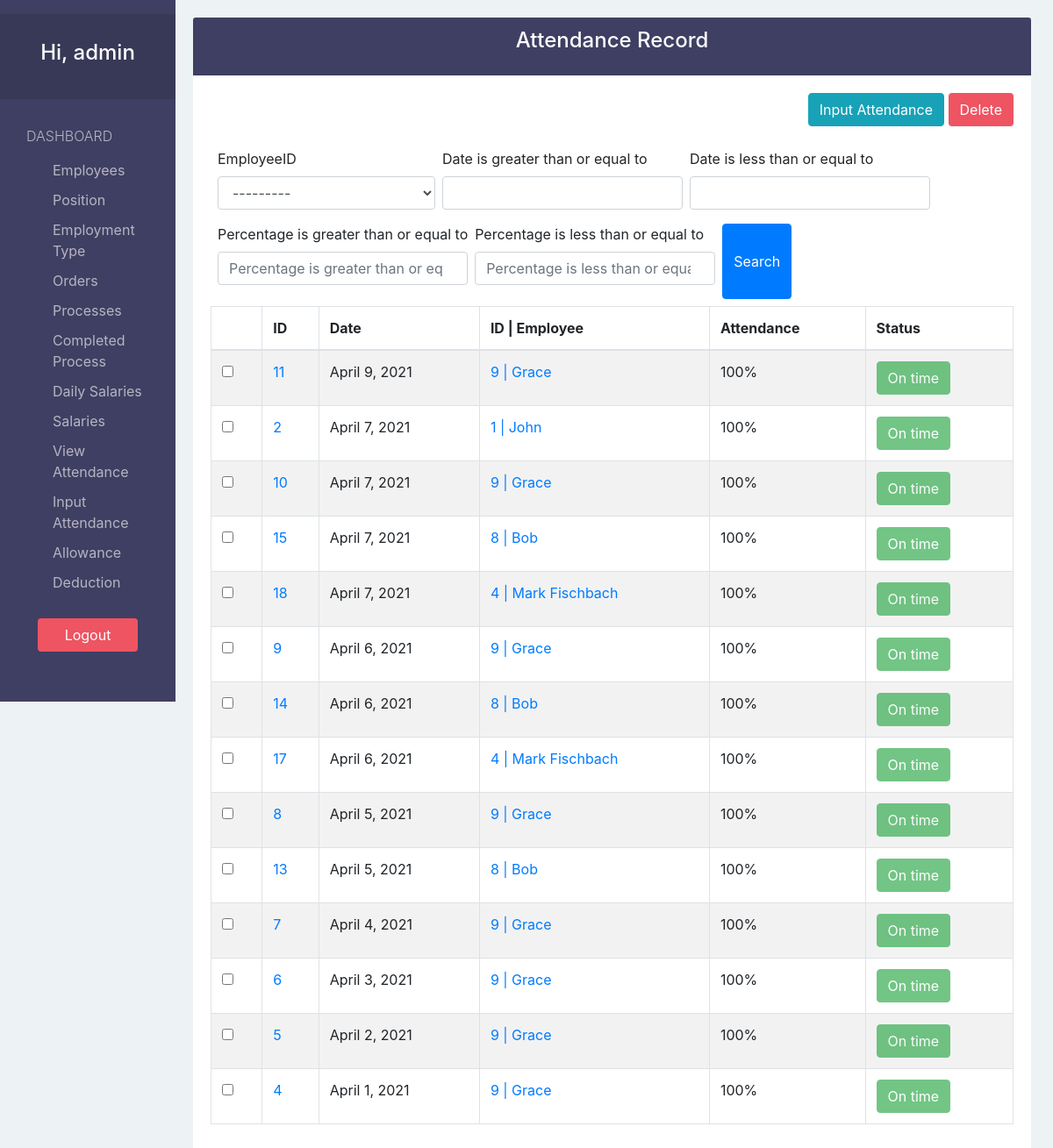
/attendance/ (signed in), run on an earlier commit of the app's database.
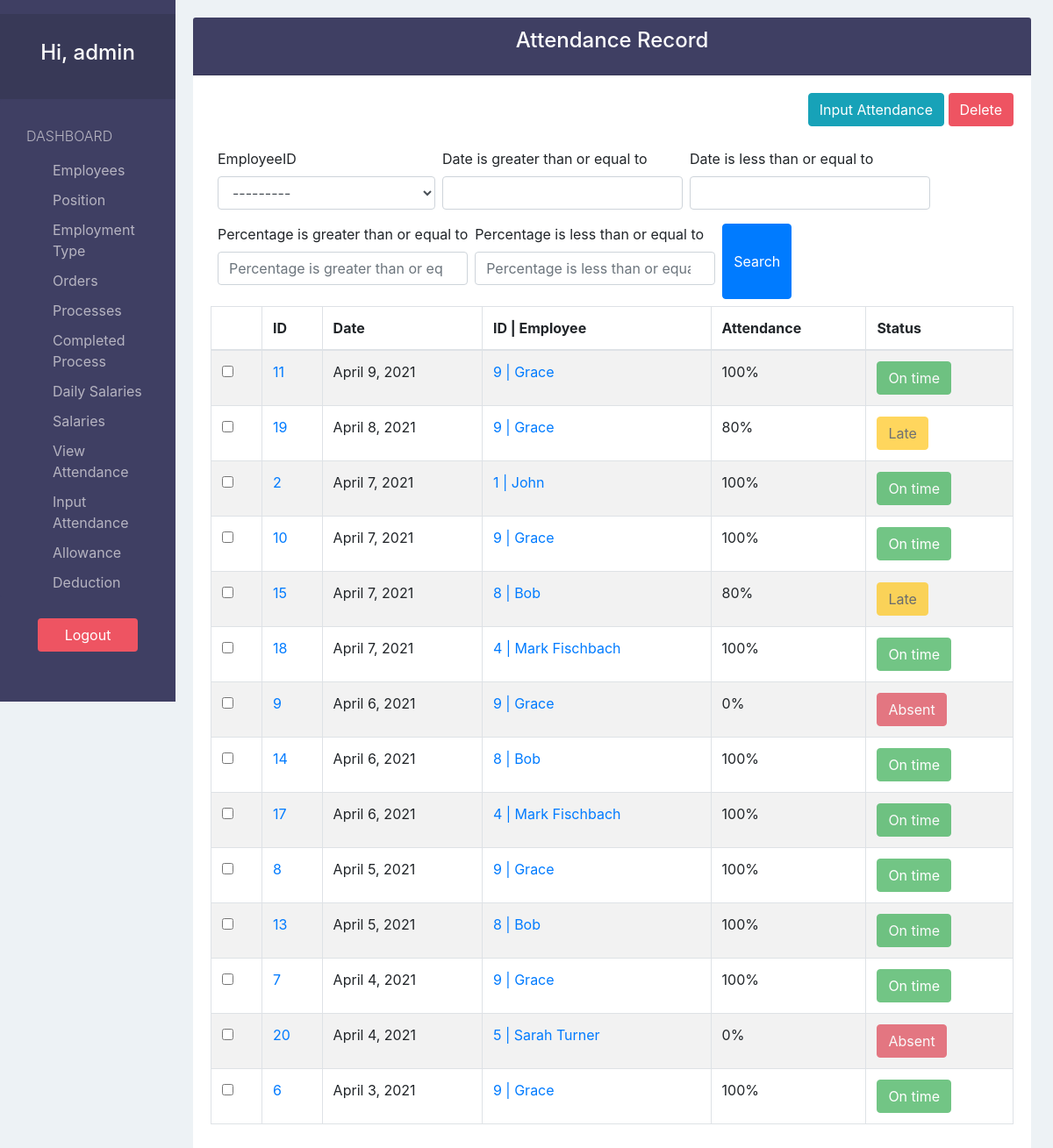
And on a later commit of the database.
### payrollApp/models.py (models this page shows)
class Attendance(models.Model):
  employeeID    = models.ForeignKey('Employee', default=None, null=True, on_delete=models.SET_DEFAULT)
  date          = models.DateField()
  percentage    = models.IntegerField(default=100, validators=[MinValueValidator(0, message="Can't be less than 0"), MaxValueValidator(100, message="Can't be greater than 100")])
  class Meta:
    unique_together = [['employeeID', 'date']]

class Employee(models.Model):
  firstName      = models.CharField(max_length=30)
  lastName       = models.CharField(max_length=30, blank=True, null=True)
  phoneNumber    = models.CharField(max_length=15, blank=True, null=True)
  email          = models.CharField(max_length=100, blank=True, null=True)
  address        = models.CharField(max_length=200, blank=True, null=True)
  positionID     = models.ForeignKey('Position', default=None, null=True, on_delete=models.SET_DEFAULT, blank=True)
  employmentTypeID = models.ForeignKey('EmploymentType', default=None, null=True, on_delete=models.SET_DEFAULT, blank=True)
  hireDate       = models.DateTimeField(auto_now_add=True)
  terminationDate= models.DateTimeField(blank=True, null=True)
  notes          = models.TextField(blank=True, null=True)
  def __str__(self):
    if self.lastName:
      return str(self.id)+" | "+self.firstName.capitalize()+" "+self.lastName.capitalize()
    else:
      return str(self.id)+" | "+self.firstName.capitalize()

### payrollApp/views.py (the view)
# urls.py: path('attendance/', views.attendance_view, name="attendance"),
@login_required(login_url='login')
def attendance_view(request):
  attendances = Attendance.objects.all().order_by('-date')
  flag   = True
  if not attendances:
    flag=False
  myFilter = AttendanceFilter(request.GET, queryset=attendances)
  attendances = myFilter.qs
  context = {
    'attendances':attendances,
    'flags':flag,
    'myFilter':myFilter
  }
  return render(request, 'attendance/attendance.html', context)

### payrollApp/templatetags/customtags.py (called while the page is built)
@register.filter(name='getID')
def getID(value):
  if value != str('None'):
    return int(value.split("|")[0])
  else:
    return 'None'

### payrollApp/templates/attendance/attendance.html (shortened to what this page needs)
{% extends 'view_base.html' %}
{% load static %}
{% load customtags %}
{% load humanize %}
{% load bootstrap4 %}
{% block script %}
  <link rel="stylesheet" href="http://code.jquery.com/ui/1.11.0/themes/smoothness/jquery-ui.css">
{% endblock %}
{% block viewTitle %}Attendance Record{% endblock %}
{% block addBtn %}
<a href="{% url 'inputDate-attendance' %}" class="btn btn-info">Input Attendance</a>
{% endblock %}
{% block searchForm %}
  <form method="GET" class="searchForm">
    {% bootstrap_form myFilter.form %}
    <button class="btn btn-primary">Search</button>
  </form>
{% endblock %}
{% block columns %}
  {% if flags %}
  {% block form %}
    <form action="{% url 'delete-attendance'%}?next={{ request.path }}" method="POST">{% csrf_token %}
  {% endblock %}
    <th></th>
    <th>ID</th>
    <th>Date</th>
    <th>ID | Employee</th>
    <th>Attendance</th>
    <th>Status</th>
  {% endif %}
{% endblock %}
{% block tbodyContent %}
  {% if not flags %}
  <h3>No Attendance Record</h3>
  {% else %}
    {% for attendance in attendances %}
      <tr>
        <td><input type="checkbox" name="selected" value="{{ attendance.id }}" id="enableDeleteBtn"></td>
        <td><a href="{% url 'edit-attendance' attendance.id %}?next={{ request.path }}">{{ attendance.id }}</a></td>
        <td>{{ attendance.date }}</td>
        <td><a href="{% url 'attendance-of-employee' attendance.employeeID|escape|getID %}">{{ attendance.employeeID }}</a></td>
        <td>{{ attendance.percentage }}%</td>
        <td>
          {% if attendance.percentage == 100 %}
            <button class="btn btn-success" disabled>On time</button>
          {% elif attendance.percentage == 0 %}
            <button class="btn btn-danger" disabled>Absent</button>
          {% else %}
            <button class="btn btn-warning" disabled>Late</button>
          {% endif %}
        </td>
      </tr>
    {% endfor %}
  {% endif %}
{% endblock %}

### payrollApp/templates/view_base.html (shortened to what this page needs)
{% extends 'real_base.html' %}
{% load static %}
{% block page %}
  <div class="card">
    <div class="card-header bg-blue">
      <h4 class="card-title text-center text-white">{% block viewTitle %}{% endblock %}</h4>
    </div>
    <div class="card-body">
      <div class="flex">
        <div class="text-right" style="padding-bottom: 17px;">
          {% block addBtn %}{% endblock %}
          <button type="button" class="btn btn-pink" data-toggle="modal" data-target="#deleteConf" id="delBtn" >
            Delete
          </button>
        </div>
      </div>
        {% block searchForm %}{% endblock %}
        {% block form %}{% endblock %}
      <table class="table table-bordered table-hover table-striped table-responsive-md">
        <thead>
          <tr class="bg-gray">
            {% block columns %}{% endblock %}
          </tr>
      </thead>
      <tbody>
        {% block tbodyContent %}
        {% endblock %}
      </tbody>
      </table>
      </form>
    </div>
  </div>
{% endblock %}

### payrollApp/templates/real_base.html (shortened to what this page needs)
{% load static %}
<!DOCTYPE html>
<html lang="en">
<head>
  <link rel="stylesheet" href="{% static 'css/bootstrap.min.css' %}">
  <link rel="stylesheet" href="{% static 'css/style.css' %}">
  {% block script %}
  {% endblock %}
</head>
<body>
  <div class="container-fluid">
    <div class="col-lg-2 col-md-2 col-sm-3 sidebar">
      {% include 'sidebar.html' %}
    </div>
    <div class="col-lg-10 offset-lg-2 col-md-10 offset-md-2 col-sm-9 offset-sm-3 content">
      {% block page %} {% endblock %}
    </div>
  </div>
</body>
</html>

### payrollApp/templates/sidebar.html (shortened to what this page needs)
{% url 'employee' as employee_url %}
{% url 'position' as position_url %}
{% url 'employmentType' as employmentType_url %}
{% url 'order' as order_url %}
{% url 'process' as process_url %}
{% url 'completedProcess' as completedProcess_url %}
{% url 'dailySalary' as dailySalary_url %}
{% url 'inputDate-salary' as inputDateSalary_url %}
{% url 'inputDate-attendance' as inputDateAttendance_url %}
{% url 'attendance' as attendance_url %}
  <div>
    <nav class="navbar navbar-dark navbar-expand-sm">
    </nav>
    <div class="collapse" id="navbarToggleExternalContent">
      <div class="navbar-nav">
        <div class="text-center text-white sidebarHeader">
          <h4>Hi, {{ request.user.username }}</h4>
        </div>
        <div class="list-group">
          <span class="text-uppercase">Dashboard</span>
          <a href="{% url 'employee' %}" class="list-group-item {% if request.path == employee_url %}  active {% endif %}">Employees</a>
          <a href="{% url 'position' %}" class="list-group-item {% if request.path == position_url %} active {% endif %}">Position</a>
          <a href="{% url 'employmentType' %}" class="list-group-item {% if request.path == employmentType_url %} active {% endif %}">Employment Type</a>
          <a href="{% url 'order' %}"
            class="list-group-item {% if request.path == order_url %} active {% endif %}">Orders
          </a>
          <a href="{% url 'process' %}" class="list-group-item {% if request.path == process_url %} active {% endif %}">Processes</a>
          <a href="{% url 'completedProcess' %}" class="list-group-item {% if request.path == completedProcess_url %} active {% endif %}">Completed Process</a>
          <a href="{% url 'dailySalary' %}" class="list-group-item {% if request.path == dailySalary_url %} active {% endif %}">Daily Salaries</a>
          <a href="{% url 'inputDate-salary' %}" class="list-group-item {% if request.path == inputDateSalary_url %} active {% endif %}">Salaries</a>
          <a href="{% url 'attendance' %}" class="list-group-item {% if request.path == attendance_url %} active {% endif %}">View Attendance</a>
          <a href="{% url 'inputDate-attendance' %}" class="list-group-item {% if request.path == inputDateAttendance_url %} active {% endif %}">Input Attendance</a>
          <a href="{% url 'allowance' %}" class="list-group-item {% if request.path == allowance_url %} active {% endif %}">Allowance</a>
          <a href="{% url 'deduction' %}" class="list-group-item {% if request.path == deduction_url %} active {% endif %}">Deduction</a>
        </div>
        <div class="text-center m-4">
          <a href="{% url 'logout' %}" class="btn btn-pink">Logout</a>
        </div>
      </div>
    </div>
  </div>

### payrollApp/static/css/style.css (style rules this page uses)
body { padding-top: 20px; background-color: #EDF2F5; overflow: auto; }
.bg-blue { background-color: #3F3F63; }
.text-white { color:white; }
.btn-pink { color: white; background-color: #EE5462; }
.sidebar { height: 100vh; position: fixed; top: 0; left: 0; padding: 0; background-color: #3F3F63; overflow: auto; }
.sidebarHeader { padding: 30px 10px; font-weight: bold; font-size: 15px; background-color: #383957; }
.sidebar .list-group { padding: 0; background-color: #3F3F63; }
.sidebar .list-group > span { color: #B6B4C1; display: block; margin-top: 20px; padding: 10px 30px; font-size: 16px; font-weight: 300; }
.sidebar .list-group .list-group-item, .sidebar .list-group .list-group-item:focus { background-color: #3F3F63; color: #B6B4C1; border: 0; padding-left: 60px; padding-right: 30px; padding-top: 5px; padding-bottom: 5px; }
.sidebar > div:last-child .btn { width: 75%; }
.content { padding: 0 10px; }
.content .card { border: none; }
.table > thead > tr > th, .table > thead > tr >td { vertical-align: middle; }
.searchForm { padding: 8px; display: flex; flex-flow: wrap; }
.form-group { margin-right: 0.5rem; }
@media only screen and (min-width: 576px) { .collapse:not(.show) { display: block !important; } }

What changed in the data, as far as the page shows it:
removed Attendance: id "5", date "April 2, 2021", employeeID "9 | Grace", percentage "100", shows "On time"
removed Attendance: id "4", date "April 1, 2021", employeeID "9 | Grace", percentage "100", shows "On time"
added Attendance: id "19", date "April 8, 2021", employeeID "9 | Grace", percentage "80", shows "Late"
changed Attendance id 15: percentage "100" → "80"; percentage "On time" → "Late"
changed Attendance id 9: percentage "100" → "0"; percentage "On time" → "Absent"
added Attendance: id "20", date "April 4, 2021", employeeID "5 | Sarah Turner", percentage "0", shows "Absent"
